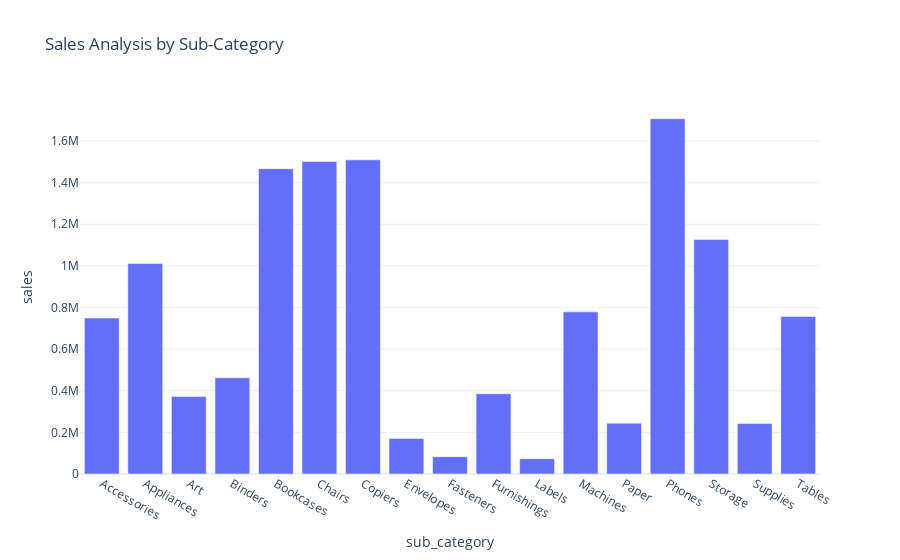

Notebook source saved alongside this figure:
### Code cell
sales_by_subcategory = df.groupby('sub_category')['sales'].sum().reset_index()
fig = px.bar(sales_by_subcategory,
            x = "sub_category",
            y = "sales",
            title= "Sales Analysis by Sub-Category")
fig.show()

### Figure 1 — Plotly figure (JSON) as saved in the notebook; plotly's stock layout.template omitted (floating-point values rounded to 4 significant figures)
{"data": [{"alignmentgroup": "True", "hovertemplate": "sub_category=%{x}<br>sales=%{y}<extra></extra>", "legendgroup": "", "marker": {"color": "#636efa", "pattern": {"shape": ""}}, "name": "", "offsetgroup": "", "orientation": "v", "showlegend": false, "textposition": "auto", "type": "bar", "x": ["Accessories", "Appliances", "Art", "Binders", "Bookcases", "Chairs", "Copiers", "Envelopes", "Fasteners", "Furnishings", "Labels", "Machines", "Paper", "Phones", "Storage", "Supplies", "Tables"], "xaxis": "x", "y": [749200.0, 1011000.0, 372100.0, 461900.0, 1467000.0, 1502000.0, 1509000.0, 170900.0, 83240.0, 385600.0, 73400.0, 779100.0, 244300.0, 1707000.0, 1127000.0, 243100.0, 757000.0], "yaxis": "y"}], "layout": {"autosize": true, "barmode": "relative", "legend": {"tracegroupgap": 0}, "title": {"text": "Sales Analysis by Sub-Category"}, "xaxis": {"anchor": "y", "autorange": true, "domain": [0, 1], "range": [-0.5, 16.5], "title": {"text": "sub_category"}, "type": "category"}, "yaxis": {"anchor": "x", "autorange": true, "domain": [0, 1], "range": [0, 1797000.0], "title": {"text": "sales"}, "type": "linear"}}}
